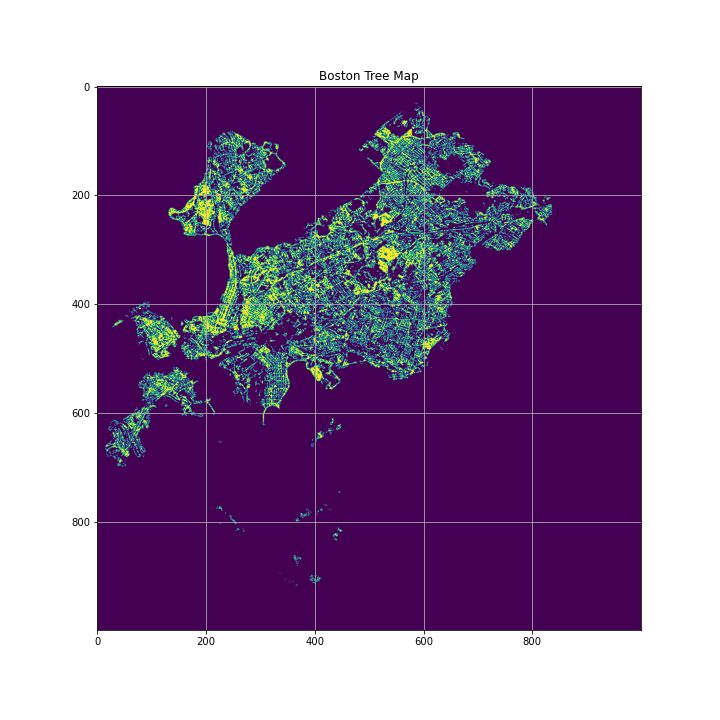

Generate this figure with Python:
"""
Created on Wed Apr 10 23:16:52 2024

@author: Chigozirim Ike
NUID: 002217920
DS2000 Programming with Data
File: tree.py
Descriprtion:
"""
import json
import numpy as np
import matplotlib.pyplot as plt


def read_trees(filename):
    """ Read the tree data into a dictionary """
    with open(filename, 'r') as file:
        tree_data = json.load(file)
    return tree_data
    

def gps_to_xy(gps_lon, gps_lat, boundary, size=(1000,1000)):
    """ Map gps latitude and longitude coordinates to
    array coordinates based on the boundaries given as 
    (min_longitude, max_longitude, min_latitude, max_latitude) 
    and the size (width, height) of the array. 
    Return (x,y) grid coordinates - two INTEGERS. 
    
    HINT:   (min_longitude, max_latitude) => (0,0)
            (max_longitude, min_latitude) => (1000, 1000)
            
    When plotting images:
        - the (0,0) is in the UPPER LEFT
        - x is DOWN:   Increasing x is decreasing LATITUDE
        - y is ACROSS: Increasing y is increasing LONGITUDE
    """
    min_long, max_long, min_lat, max_lat = boundary
    x = int((gps_lon - min_long) / (max_long - min_long) * size[0])
    y = int((max_lat - gps_lat) / (max_lat - min_lat) * size[1])
    return x, y


def plot_trees(grid, title=""):
    """ Plot the map of trees """
    plt.figure(figsize=(10,10))
    plt.title(title)
    plt.grid()
    plt.imshow(grid, cmap='viridis')
    plt.savefig("treemap.png")
    

def main():
    
    # 1. Set up map boundaries
    # (minlon, maxlon, minlat, maxlat)    
    boston = (-71.2, -70.9, 42.2, 42.4 )
    northeastern = (-71.12, -71.05, 42.32, 42.36)

    # 2. Set up a positionary grid covering your boundary
    # We're using a special 2D array using numpy
    # (This is faster than lists of lists!)
    # To update the grid we can say: grid[x,y] = 1  (0 = No Tree, 1 = Tree)
    # or grid[x][y] = 1
    
    grid_size = (1000,1000)   
    grid = np.zeros(shape=grid_size)   # Our grid is 1000 x 1000
    
    # 3. Read the geojson data into a dictionary
    #    Note: 'geojson is json!'
    tree_data = read_trees("trees.geojson")

    # 4. For each tree in the dataset ....
    for tree in tree_data['features']:
        #    a. Extract the tree's gps location 
        gps_lon = tree['geometry']['coordinates'][0]
        gps_lat = tree['geometry']['coordinates'][1]

        #    b. Convert to (x,y) grid coordinates using
        #       the function gps_to_xy that you will implement
        x, y = gps_to_xy(gps_lon, gps_lat, boston)
    
        #    c. IF the tree is in bounds, i.e, if 
        #       0 <= x < 1000 and 0 <= y < 1000, 
        #       then set a point in your array like so:
        #       grid[x,y] = 1
        #       OTHERWISE, ignore that tree
        if 0 <= x < 1000 and 0 <= y < 1000:
            grid[x, y] = 1

    # 4. Visualize your map - the plotting function is provided for you!
    # Depending on your "color map", cmap, different colors will appear 
    # depending on the density of your trees in any given area of the city
    # Experiment with different color maps, listed here:
    # https://matplotlib.org/stable/users/explain/colors/colormaps.html
    plot_trees(grid, "Boston Tree Map")
    
if __name__ == '__main__':
    main()